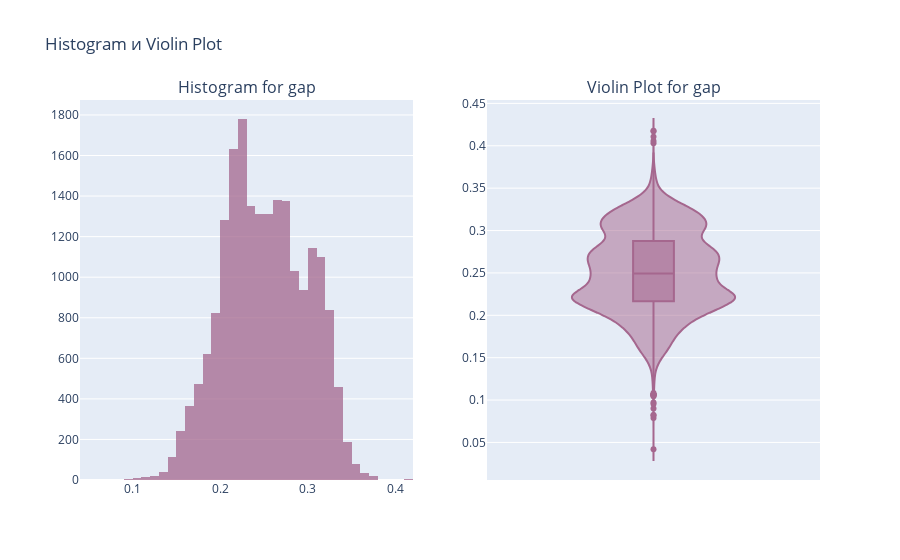

The notebook cell this image was saved under:
### Markdown cell above
### Анализ данных

### Code cell
colors = ['#a5678e','#e8b7d4', '#beb7d9', '#7eabd4', '#31539d']

#Построим график распределения целевой переменной
fig = make_subplots(rows=1, cols=2, subplot_titles=['Histogram for gap', 'Violin Plot for gap'])

# Histogram
hist_fig = px.histogram(df, x="gap", nbins = 60,
                 color_discrete_sequence = colors,
                 opacity = 0.75)

fig.add_trace(hist_fig['data'][0], row=1, col=1) # Adding a graph indicating the location

# Violin plot
violin_fig = px.violin(df, y="gap", color_discrete_sequence = colors, box = True)
fig.add_trace(violin_fig['data'][0], row=1, col=2) # Adding a graph indicating the location

# Setting up the layout
fig.update_layout(showlegend=False, title_text="Histogram и Violin Plot")

# Graph display
fig.show()

### Figure 1 — Plotly figure (JSON) as saved in the notebook; plotly's stock layout.template omitted (floating-point values rounded to 4 significant figures; data arrays with more than 128 entries replaced by an {"elided": "..."} marker saying what was removed)
{"data": [{"alignmentgroup": "True", "bingroup": "x", "hovertemplate": "gap=%{x}<br>count=%{y}<extra></extra>", "legendgroup": "", "marker": {"color": "#a5678e", "opacity": 0.75, "pattern": {"shape": ""}}, "name": "", "nbinsx": 60, "offsetgroup": "", "orientation": "v", "showlegend": false, "type": "histogram", "x": {"elided": "20000 float values"}, "xaxis": "x", "yaxis": "y"}, {"alignmentgroup": "True", "box": {"visible": true}, "hovertemplate": "gap=%{y}<extra></extra>", "legendgroup": "", "marker": {"color": "#a5678e"}, "name": "", "offsetgroup": "", "orientation": "v", "scalegroup": "True", "showlegend": false, "type": "violin", "x0": " ", "xaxis": "x2", "y": {"elided": "20000 float values"}, "y0": " ", "yaxis": "y2"}], "layout": {"annotations": [{"font": {"size": 16}, "showarrow": false, "text": "Histogram for gap", "x": 0.225, "xanchor": "center", "xref": "paper", "y": 1, "yanchor": "bottom", "yref": "paper"}, {"font": {"size": 16}, "showarrow": false, "text": "Violin Plot for gap", "x": 0.775, "xanchor": "center", "xref": "paper", "y": 1, "yanchor": "bottom", "yref": "paper"}], "autosize": true, "showlegend": false, "title": {"text": "Histogram и Violin Plot"}, "xaxis": {"anchor": "y", "autorange": true, "domain": [0, 0.45], "range": [0.04, 0.42], "type": "linear"}, "xaxis2": {"anchor": "y2", "autorange": true, "domain": [0.55, 1], "range": [-0.5, 0.5], "type": "category"}, "yaxis": {"anchor": "x", "autorange": true, "domain": [0, 1], "range": [0, 1874.0]}, "yaxis2": {"anchor": "x2", "autorange": true, "domain": [0, 1], "range": [0.005694, 0.454], "type": "linear"}}}
